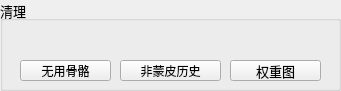
     <widget class="QGroupBox" name="groupBox_3">
      <property name="geometry">
       <rect>
        <x>20</x>
        <y>55</y>
        <width>341</width>
        <height>91</height>
       </rect>
      </property>
      <property name="font">
       <font>
        <pointsize>10</pointsize>
       </font>
      </property>
      <property name="title">
       <string>清理</string>
      </property>
      <widget class="QPushButton" name="misc_runButton_5">
       <property name="geometry">
        <rect>
         <x>20</x>
         <y>60</y>
         <width>91</width>
         <height>21</height>
        </rect>
       </property>
       <property name="font">
        <font>
         <pointsize>9</pointsize>
        </font>
       </property>
       <property name="toolTip">
        <string>&lt;!DOCTYPE HTML PUBLIC &quot;-//W3C//DTD HTML 4.0//EN&quot; &quot;http://www.w3.org/TR/REC-html40/strict.dtd&quot;&gt;
&lt;html&gt;&lt;head&gt;&lt;meta name=&quot;qrichtext&quot; content=&quot;1&quot; /&gt;&lt;style type=&quot;text/css&quot;&gt;
p, li { white-space: pre-wrap; }
&lt;/style&gt;&lt;/head&gt;&lt;body style=&quot; font-family:'MS Shell Dlg 2'; font-size:8pt; font-weight:400; font-style:normal;&quot;&gt;
&lt;p style=&quot; margin-top:0px; margin-bottom:0px; margin-left:0px; margin-right:0px; -qt-block-indent:0; text-indent:0px;&quot;&gt;&lt;span style=&quot; font-size:9pt;&quot;&gt;清理蒙皮模型中，没有权重值的多余骨骼&lt;/span&gt;&lt;/p&gt;&lt;/body&gt;&lt;/html&gt;</string>
       </property>
       <property name="text">
        <string>无用骨骼</string>
       </property>
       <property name="icon">
        <iconset>
         <normaloff>icons/removeInf.png</normaloff>icons/removeInf.png</iconset>
       </property>
       <property name="+command" stdset="0">
        <string>meshCleanWeightlessBoneCmd</string>
       </property>
      </widget>
      <widget class="QPushButton" name="misc_runButton_7">
       <property name="geometry">
        <rect>
         <x>120</x>
         <y>60</y>
         <width>101</width>
         <height>21</height>
        </rect>
       </property>
       <property name="font">
        <font>
         <pointsize>9</pointsize>
        </font>
       </property>
       <property name="toolTip">
        <string>&lt;!DOCTYPE HTML PUBLIC &quot;-//W3C//DTD HTML 4.0//EN&quot; &quot;http://www.w3.org/TR/REC-html40/strict.dtd&quot;&gt;
&lt;html&gt;&lt;head&gt;&lt;meta name=&quot;qrichtext&quot; content=&quot;1&quot; /&gt;&lt;style type=&quot;text/css&quot;&gt;
p, li { white-space: pre-wrap; }
&lt;/style&gt;&lt;/head&gt;&lt;body style=&quot; font-family:'MS Shell Dlg 2'; font-size:8pt; font-weight:400; font-style:normal;&quot;&gt;
&lt;p style=&quot; margin-top:0px; margin-bottom:0px; margin-left:0px; margin-right:0px; -qt-block-indent:0; text-indent:0px;&quot;&gt;&lt;span style=&quot; font-size:9pt;&quot;&gt;Clear out NO weight bone in selected skin mesh&lt;/span&gt;&lt;/p&gt;&lt;/body&gt;&lt;/html&gt;</string>
       </property>
       <property name="text">
        <string>非蒙皮历史</string>
       </property>
       <property name="icon">
        <iconset>
         <normaloff>icons/delNonSkinHistory.png</normaloff>icons/delNonSkinHistory.png</iconset>
       </property>
       <property name="+command" stdset="0">
        <string>meshDelNonSkinHistoryCmd</string>
       </property>
      </widget>
      <widget class="QPushButton" name="misc_runButton_8">
       <property name="geometry">
        <rect>
         <x>230</x>
         <y>60</y>
         <width>91</width>
         <height>21</height>
        </rect>
       </property>
       <property name="font">
        <font>
         <pointsize>10</pointsize>
        </font>
       </property>
       <property name="toolTip">
        <string>&lt;!DOCTYPE HTML PUBLIC &quot;-//W3C//DTD HTML 4.0//EN&quot; &quot;http://www.w3.org/TR/REC-html40/strict.dtd&quot;&gt;
&lt;html&gt;&lt;head&gt;&lt;meta name=&quot;qrichtext&quot; content=&quot;1&quot; /&gt;&lt;style type=&quot;text/css&quot;&gt;
p, li { white-space: pre-wrap; }
&lt;/style&gt;&lt;/head&gt;&lt;body style=&quot; font-family:'SimSun'; font-size:9pt; font-weight:400; font-style:normal;&quot;&gt;
&lt;p style=&quot; margin-top:0px; margin-bottom:0px; margin-left:0px; margin-right:0px; -qt-block-indent:0; text-indent:0px;&quot;&gt;为所选模型创建权重图，来显示所有影响骨骼的权重分布&lt;/p&gt;&lt;/body&gt;&lt;/html&gt;</string>
       </property>
       <property name="text">
        <string>权重图</string>
       </property>
       <property name="icon">
        <iconset>
         <normaloff>icons/color.png</normaloff>icons/color.png</iconset>
       </property>
       <property name="+command" stdset="0">
        <string>buildWeightMapCmd</string>
       </property>
      </widget>
     </widget>
